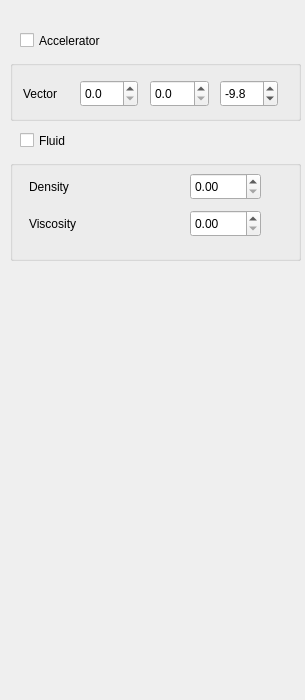
          <widget class="QWidget" name="tab_6" >
           <property name="geometry" >
            <rect>
             <x>0</x>
             <y>0</y>
             <width>305</width>
             <height>700</height>
            </rect>
           </property>
           <attribute name="title" >
            <string>Physics</string>
           </attribute>
           <widget class="QGroupBox" name="groupBox_6" >
            <property name="geometry" >
             <rect>
              <x>10</x>
              <y>60</y>
              <width>291</width>
              <height>61</height>
             </rect>
            </property>
            <property name="title" >
             <string/>
            </property>
            <widget class="QLabel" name="label_50" >
             <property name="geometry" >
              <rect>
               <x>13</x>
               <y>20</y>
               <width>51</width>
               <height>27</height>
              </rect>
             </property>
             <property name="text" >
              <string>Vector</string>
             </property>
            </widget>
            <widget class="QDoubleSpinBox" name="accely_sb_2" >
             <property name="geometry" >
              <rect>
               <x>140</x>
               <y>20</y>
               <width>59</width>
               <height>27</height>
              </rect>
             </property>
             <property name="decimals" >
              <number>1</number>
             </property>
             <property name="maximum" >
              <double>100.000000000000000</double>
             </property>
             <property name="singleStep" >
              <double>0.100000000000000</double>
             </property>
             <property name="value" >
              <double>0.000000000000000</double>
             </property>
            </widget>
            <widget class="QDoubleSpinBox" name="accelx_sb_2" >
             <property name="geometry" >
              <rect>
               <x>70</x>
               <y>20</y>
               <width>58</width>
               <height>27</height>
              </rect>
             </property>
             <property name="decimals" >
              <number>1</number>
             </property>
             <property name="maximum" >
              <double>50.000000000000000</double>
             </property>
            </widget>
            <widget class="QDoubleSpinBox" name="accelz_sb_2" >
             <property name="geometry" >
              <rect>
               <x>210</x>
               <y>20</y>
               <width>58</width>
               <height>27</height>
              </rect>
             </property>
             <property name="decimals" >
              <number>1</number>
             </property>
             <property name="minimum" >
              <double>-100.000000000000000</double>
             </property>
             <property name="maximum" >
              <double>100.000000000000000</double>
             </property>
             <property name="singleStep" >
              <double>0.100000000000000</double>
             </property>
             <property name="value" >
              <double>-9.800000000000001</double>
             </property>
            </widget>
           </widget>
           <widget class="QCheckBox" name="checkBox_3" >
            <property name="geometry" >
             <rect>
              <x>20</x>
              <y>30</y>
              <width>101</width>
              <height>21</height>
             </rect>
            </property>
            <property name="text" >
             <string>Accelerator</string>
            </property>
           </widget>
           <widget class="QGroupBox" name="groupBox_7" >
            <property name="geometry" >
             <rect>
              <x>10</x>
              <y>160</y>
              <width>291</width>
              <height>101</height>
             </rect>
            </property>
            <property name="title" >
             <string/>
            </property>
            <widget class="QDoubleSpinBox" name="viscosity_3" >
             <property name="geometry" >
              <rect>
               <x>180</x>
               <y>50</y>
               <width>71</width>
               <height>27</height>
              </rect>
             </property>
            </widget>
            <widget class="QDoubleSpinBox" name="density_sb_3" >
             <property name="geometry" >
              <rect>
               <x>180</x>
               <y>13</y>
               <width>71</width>
               <height>27</height>
              </rect>
             </property>
            </widget>
            <widget class="QLabel" name="label_51" >
             <property name="geometry" >
              <rect>
               <x>19</x>
               <y>13</y>
               <width>76</width>
               <height>27</height>
              </rect>
             </property>
             <property name="text" >
              <string>Density</string>
             </property>
            </widget>
            <widget class="QLabel" name="label_52" >
             <property name="geometry" >
              <rect>
               <x>19</x>
               <y>50</y>
               <width>76</width>
               <height>27</height>
              </rect>
             </property>
             <property name="text" >
              <string>Viscosity</string>
             </property>
            </widget>
           </widget>
           <widget class="QCheckBox" name="checkBox_4" >
            <property name="geometry" >
             <rect>
              <x>20</x>
              <y>130</y>
              <width>101</width>
              <height>21</height>
             </rect>
            </property>
            <property name="text" >
             <string>Fluid</string>
            </property>
           </widget>
          </widget>
